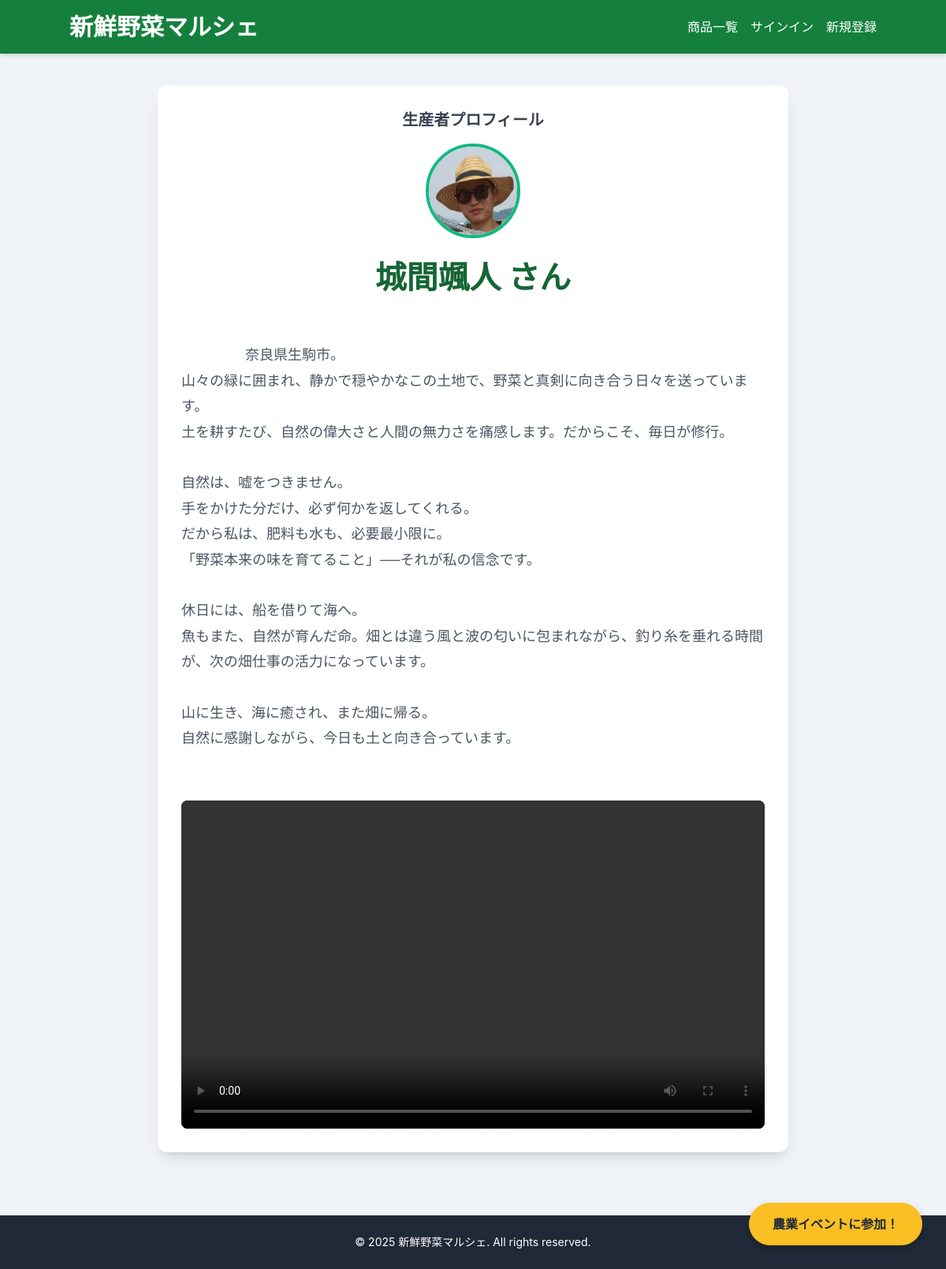
The page /producer/3 on the database its author committed.
### server.py (models this page shows)
class Producer(db.Model):
    id = db.Column(db.Integer, primary_key=True)
    username = db.Column(db.String(100), unique=True, nullable=False)
    password = db.Column(db.String(200), nullable=False)
    account_name = db.Column(db.String(100), nullable=False)
    bio = db.Column(db.String(1000), nullable=False)
    profile_image = db.Column(db.String(200), nullable=True) # 画像URLを保存
    youtube_video = db.Column(db.String(200), nullable=True)
    products = db.relationship('Product', backref='producer', lazy=True, cascade="all, delete-orphan")

### server.py (the view)
@app.route('/producer/<int:producer_id>')
def view_producer_profile(producer_id):
    producer = Producer.query.get(producer_id)
    if not producer:
        flash('指定された生産者が見つかりません。', 'danger')
        return redirect(url_for('index'))
    return render_template('public_producer_profile.html', producer=producer)

### templates/public_producer_profile.html (shortened to what this page needs)
<!DOCTYPE html>
<html lang="ja">
<head>
    <script src="https://cdn.tailwindcss.com"></script>
</head>
<body class="flex flex-col min-h-screen">
    <header class="bg-green-700 text-white p-4 shadow-md">
        <div class="container mx-auto flex flex-col md:flex-row justify-between items-center">
            <h1 class="text-3xl font-bold mb-2 md:mb-0">
                <a href="{{ url_for('index') }}" class="hover:text-green-200 transition duration-300">新鮮野菜マルシェ</a>
            </h1>
            <nav>
                <ul class="flex space-x-4">
                    <li><a href="{{ url_for('index') }}" class="hover:text-green-200 transition duration-300">商品一覧</a></li>
                    {% if session.consumer_id %}
                        <li><a href="{{ url_for('consumer_logout') }}" class="hover:text-green-200 transition duration-300">ログアウト</a></li>
                        <li><a href="{{ url_for('view_cart') }}" class="hover:text-green-200 transition duration-300">カート</a></li>
                    {% else %}
                        <li><a href="{{ url_for('consumer_login') }}" class="hover:text-green-200 transition duration-300">サインイン</a></li>
                        <li><a href="{{ url_for('consumer_register') }}" class="hover:text-green-200 transition duration-300">新規登録</a></li>
                    {% endif %}
                </ul>
            </nav>
        </div>
    </header>
    <main class="flex-grow">
        <div class="profile-container">
            <h3 class="account-name-label text-xl font-semibold text-gray-700 mb-4">生産者プロフィール</h3>
            <div class="profile-header">
                <img src="{{ producer.profile_image if producer.profile_image else 'https://via.placeholder.com/120/CCCCCC/FFFFFF?text=No+Image' }}" alt="プロフィールアイコン">
                <h2 class="account-name">{{ producer.account_name }} さん</h2>
            </div>
            <p class="bio">
                {{ producer.bio if producer.bio else '自己紹介がまだありません。' }}
            </p>
            <div class="video-container">
                <video controls
                    src="{{ producer.youtube_video if producer.youtube_video else 'https://www.youtube.com/embed/dQw4w9WgXcQ' }}"
                    <!-- title="YouTube video player"
                    frameborder="0"
                    allow="accelerometer; autoplay; clipboard-write; encrypted-media; gyroscope; picture-in-picture"
                    allowfullscreen> -->
                </video>
            </div>
        </div>
        <a href="https://x.com/nhkparty/status/1943609873427751160" target="_blank" class="fixed-bottom-btn">農業イベントに参加！</a>
    </main>
    <footer class="bg-gray-800 text-white p-6 mt-10">
        <div class="container mx-auto text-center text-sm">
            &copy; 2025 新鮮野菜マルシェ. All rights reserved.
        </div>
    </footer>
</body>
</html>

### templates/public_producer_profile.html (style rules this page uses)
body { font-family: 'Inter', sans-serif; background-color: #f0f4f8; }
.profile-container { max-width: 800px; margin: 40px auto; background-color: #ffffff; padding: 30px; border-radius: 12px; box-shadow: 0 10px 25px -5px rgba(0, 0, 0, 0.1), 0 8px 10px -6px rgba(0, 0, 0, 0.1); text-align: center; }
.profile-header img { width: 120px; height: 120px; border-radius: 50%; object-fit: cover; border: 4px solid #10B981; margin: 0 auto 20px; display: block; }
.account-name { font-size: 2.5rem; font-weight: 800; color: #166534; margin-bottom: 20px; }
.bio { font-size: 1.125rem; color: #4b5563; line-height: 1.8; margin-bottom: 30px; white-space: pre-wrap; text-align: left; }
.video-container { position: relative; width: 100%; padding-bottom: 56.25%; height: 0; overflow: hidden; background-color: #000; border-radius: 8px; }
.video-container video { position: absolute; top: 0; left: 0; width: 100%; height: 100%; border: 0; }
.fixed-bottom-btn { display: inline-block; background-color: #FBBF24; color: #1F2937; font-weight: bold; padding: 15px 30px; border-radius: 9999px; text-decoration: none; box-shadow: 0 4px 10px rgba(0, 0, 0, 0.2); transition: all 0.3s ease; position: fixed; bottom: 30px; right: 30px; z-index: 100; }

### rows shown on the page
Producer: profile_image (picture), account_name "城間颯人", bio "奈良県生駒市。 山々の緑に囲まれ、静かで穏やかなこの土地で、野菜と真剣に向き合う日々を送っています。 土を耕すたび、自然の偉大さと人間の無力さを痛感します。だからこそ、毎日が修行。 自然は、嘘をつきません。 手をかけた分だけ、必ず何かを返してくれる。 だから私は、肥料も水も、必要最小限に。 「野菜本来の味を育てること」──それが私の信念です。 休日には、船を借りて海へ。 魚もまた、自然が育んだ命。畑とは違う風と波の匂いに包まれながら、釣り糸を垂れる時間が、次の畑仕事の活力になっています。 山に生き、海に癒され、また畑に帰る。 自然に感謝しながら、今日も土と向き合っています。"
